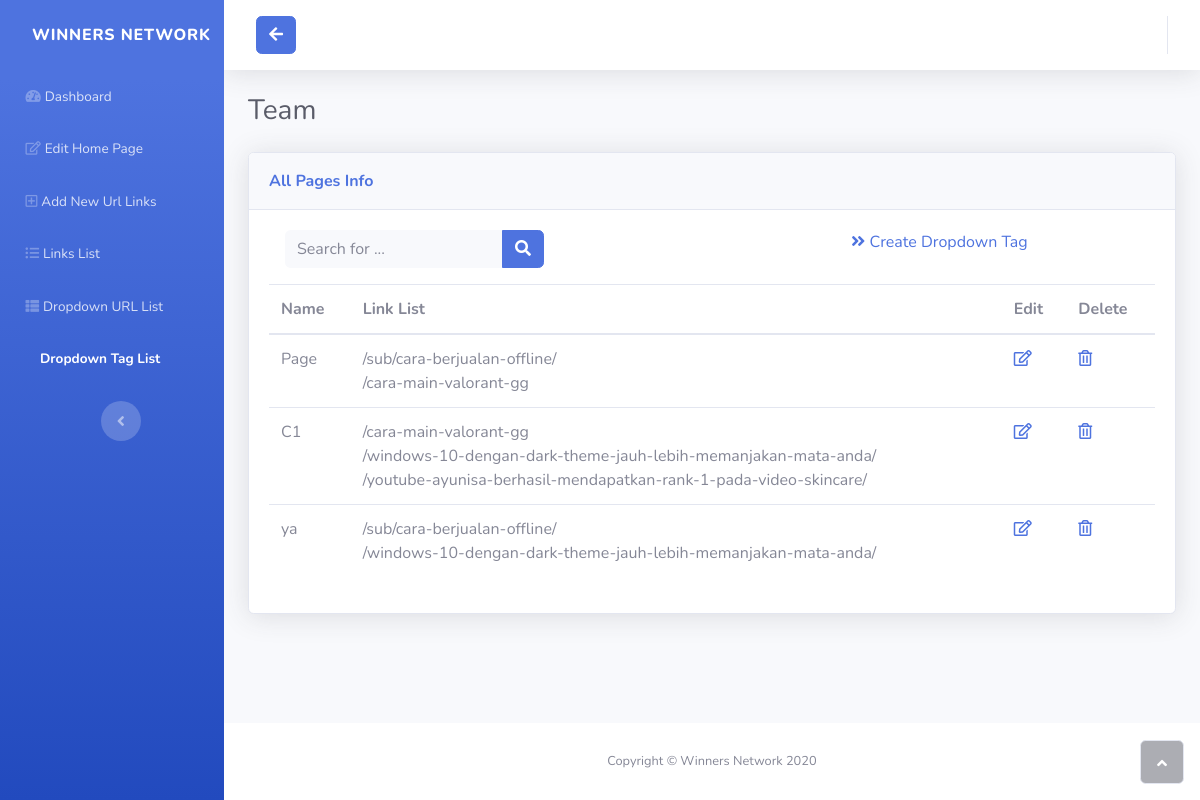
/wpcp-admin-indexer/dropdown-tag/, run on the app's committed database.
### dotbiz/models.py (models this page shows, shortened)
class DropdownTag(models.Model):
    name = models.CharField(max_length=255)
    links = models.ManyToManyField(DropdownURL)

class DropdownURL(models.Model):
    name = models.CharField(max_length=255)
    url = models.CharField(max_length=255)

### dotbiz/views.py (the view)
# urls.py: path('wpcp-admin-indexer/dropdown-tag/', AdminListDropdownTag.as_view(), name='dd-tag-list'),
class AdminListDropdownTag(ListView):
    model = DropdownTag
    ordering = ['id']
    paginate_by = 15
    template_name = 'index_edit/table_tag.html'
    def get_queryset(self):
        qq = self.request.GET.get('q')
        if qq is not None:
            uri = DropdownURL.objects.filter(url__icontains=qq)
            object_list = DropdownTag.objects.filter(
                __(name__icontains=qq) | __(links__in=uri)
            )
        else:
            object_list = DropdownTag.objects.all()
        return object_list

### dotbiz/templates/index_edit/table_tag.html (shortened to what this page needs)
{% extends 'admini/base.html' %}
{% block navbar_content %}
<nav class="navbar navbar-dark align-items-start sidebar sidebar-dark accordion bg-gradient-primary p-0">
    <div class="container-fluid d-flex flex-column p-0">
        <a class="navbar-brand d-flex justify-content-center align-items-center sidebar-brand m-0" href="#">
            <div class="sidebar-brand-text mx-3"><span>Winners Network</span></div>
        </a>
        <ul class="nav navbar-nav text-light" id="accordionSidebar">
            <li class="nav-item"><a class="nav-link" href="{% url 'edit-index-dashboard' %}"><i class="fas fa-tachometer-alt"></i><span>Dashboard</span></a></li>
            <li class="nav-item"><a class="nav-link" href="{% url 'admin-edit-index' %}"><i class="far fa-edit"></i><span>Edit Home Page</span></a></li>
            <li class="nav-item"><a class="nav-link" href="/wpcp-admin-indexer/add-link/"><i class="far fa-plus-square"></i><span>Add New Url Links</span></a></li>
            <li class="nav-item"><a class="nav-link" href="/wpcp-admin-indexer/link-list/"><i class="fas fa-list-ul"></i><span>Links List</span></a></li>
            <li class="nav-item"><a class="nav-link" href="/wpcp-admin-indexer/dropdown-url/"><i class="fas fa-th-list"></i><span>Dropdown URL List</span></a></li>
            <li class="nav-item"><a class="nav-link active" href="//"><i class="fa fa-gears"></i><span>Dropdown Tag List</span></a></li>
        </ul>
        <div class="text-center d-none d-md-inline"><button class="btn rounded-circle border-0" id="sidebarToggle" type="button"></button></div>
    </div>
</nav>
{% endblock %}
{% block back_content %}
<div class="input-group">
    <a class="btn btn-primary" href="/wpcp-admin-indexer/"><i class="fas fa-arrow-left"></i></a>
</div>
{% endblock %}
{% block container_content %}
<h3 class="text-dark mb-4">Team</h3>
<div class="card shadow">
    <div class="card-header py-3">
        <p class="text-primary m-0 font-weight-bold">All Pages Info</p>
    </div>
     <div class="card-body">
        <div class="row row-cols-2">
            <div class="col d-flex justify-content-around">
                <form class="d-none d-sm-inline-block mr-auto ml-md-3 my-2 my-md-0 mw-100 navbar-search justify-content-end">
                    <div class="input-group"><input class="bg-light form-control border-0 small" type="text" name="q" placeholder="Search for ...">
                        <div class="input-group-append"><button class="btn btn-primary py-0" type="button"><i class="fas fa-search"></i></button></div>
                     </div>
                </form>
            </div>
            <div class="col d-flex justify-content-around">
                <a class="text-primary text-decoration-none" href="/wpcp-admin-indexer/dropdown-tag/add">
                    <i class="fas fa-angle-double-right"></i>&nbsp;Create Dropdown Tag
                </a>
            </div>
        </div>
        <table class="table table-sm-resposive mt-3 mb-3">
            <thead>
                <tr>
                    <th scope="col">Name</th>
                    <th scope="col">Link List</th>
                    <th scope="col">Edit</th>
                    <th scope="col">Delete</th>
                </tr>
            </thead>
            <tbody>
                {% for post in object_list %}
                <tr>
                    <td>{{post.name}}</td>
                    <td>{% for link in post.links.all %}{{link.url}}<br>{% endfor %}</td>
                    <td>
                        <a class="text-decoration-none" href="/wpcp-admin-indexer/dropdown-tag/{{post.pk}}/edit/"><i class="far fa-edit"></i></a>
                    </td>
                    <td>
                        <a class="text-decoration-none" href="/wpcp-admin-indexer/dropdown-tag/{{post.pk}}/delete/"><i class="far fa-trash-alt"></i></a>
                    </td>
                </tr>
                {% endfor %}
            </tbody>
        </table>
    </div>
</div>
{% endblock %}

### data on the page
DropdownTag: name "Page"
DropdownURL: url "/sub/cara-berjualan-offline/"
DropdownURL: url "/cara-main-valorant-gg"
DropdownTag: name "C1"
DropdownURL: url "/windows-10-dengan-dark-theme-jauh-lebih-memanjakan-mata-anda/"
DropdownURL: url "/youtube-ayunisa-berhasil-mendapatkan-rank-1-pada-video-skincare/"
DropdownTag: name "ya"
